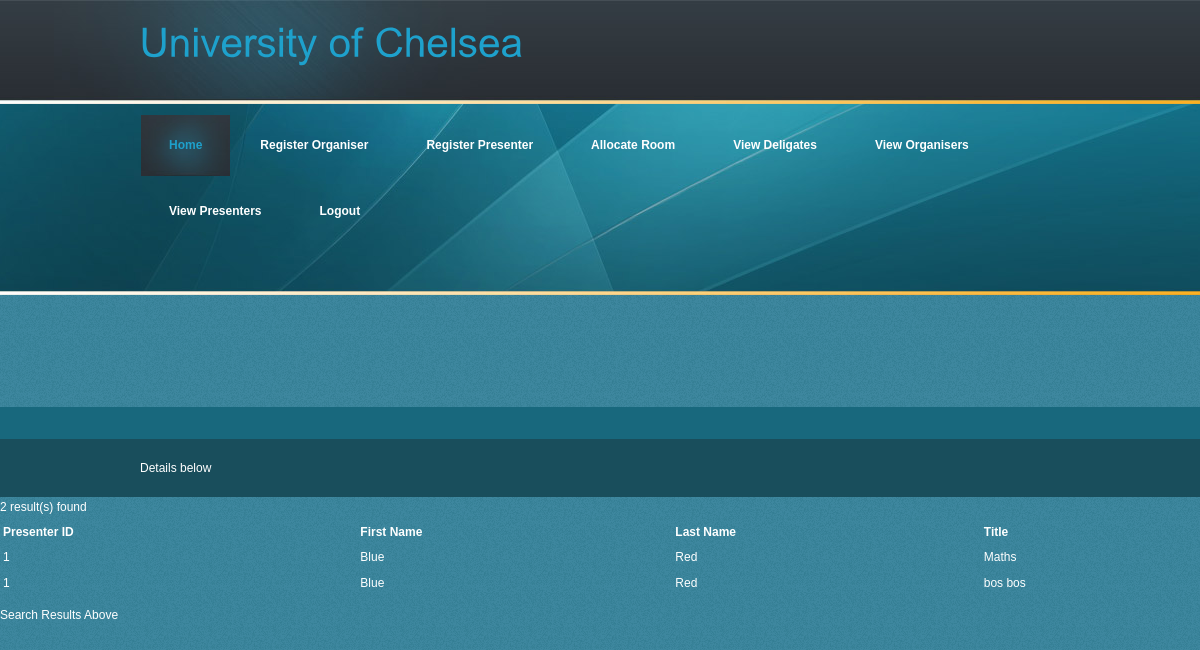
Screenshot of /viewPresenters.php with the database file from the repository.
### tables this page shows
CREATE TABLE IF NOT EXISTS `lectures` (
  `lectureID` varchar(20) NOT NULL DEFAULT '',
  `organiserID` varchar(20) DEFAULT NULL,
  `presenterID` varchar(20) DEFAULT NULL,
  `title` varchar(50) DEFAULT NULL,
  `dates` varchar(20) DEFAULT NULL,
  `room` varchar(20) DEFAULT NULL,
  `overView` varchar(1000) DEFAULT NULL,
  PRIMARY KEY (`lectureID`),
  KEY `organiserID` (`organiserID`),
  KEY `presenterID` (`presenterID`)
);

CREATE TABLE IF NOT EXISTS `presenter` (
  `presenterID` varchar(20) NOT NULL DEFAULT '',
  `firstName` varchar(20) DEFAULT NULL,
  `lastName` varchar(20) DEFAULT NULL,
  PRIMARY KEY (`presenterID`)
);

### viewPresenters.php (the view, shortened to what this page needs)
<?php
include_once 'adminHome.php';
$host = "localhost";
    $user = "root";
    $pass = "";
    $connection  = mysql_connect($host, $user, $pass)
      or die ("Couldn't connect to database");
	$query="select p.presenterID, firstName, lastName, title from presenter as p, lectures as l where p.presenterID=l.presenterID";
    $ret = mysql_query ($query, $connection);
	$num=mysql_num_rows($ret);
	echo $num." "."result(s) found";
	echo "<table width = \"100%\">";
    echo "<tr>";
    	echo "<th align = \"left\">Presenter ID</th>";
		    	echo "<th align = \"left\">First Name</th>";
	echo "<th align = \"left\">Last Name</th>";
		echo "<th align = \"left\">Title</th>";
    echo "</tr>";
    for ($i = 0; $i < $num; $i++) {
      $row = mysql_fetch_assoc($ret);
      echo "<tr>";
        echo "<td>" . $row["presenterID"]. "</td>";
		   echo "<td>" . $row["firstName"]. "</td>";
    echo "<td>" . $row["lastName"]. "</td>";
	    echo "<td>" . $row["title"]. "</td>";
      echo "</tr>";
    }
  echo "</table>";
if ($ret)
	{
      echo "<p>Search Results Above</p>";
    }
	  else
	  {
	  echo " No results for search";
	  }
?>

### style.css (style rules this page uses)
body { margin:0; padding:0; width:100%; color:#fff; font:normal 12px/1.8em Arial, Helvetica, sans-serif; }
html, .main { padding:0; margin:0; background:#3e879f url(images/bg.gif) repeat; }
p { margin:8px 0; padding:0 0 8px 0; font:normal 12px/1.8em Arial, Helvetica, sans-serif; }

### rows the page displays
lectures: presenterID.presenterID "1", presenterID.firstName "Blue", presenterID.lastName "Red", title "Maths"
lectures: presenterID.presenterID "1", presenterID.firstName "Blue", presenterID.lastName "Red", title "bos bos"
